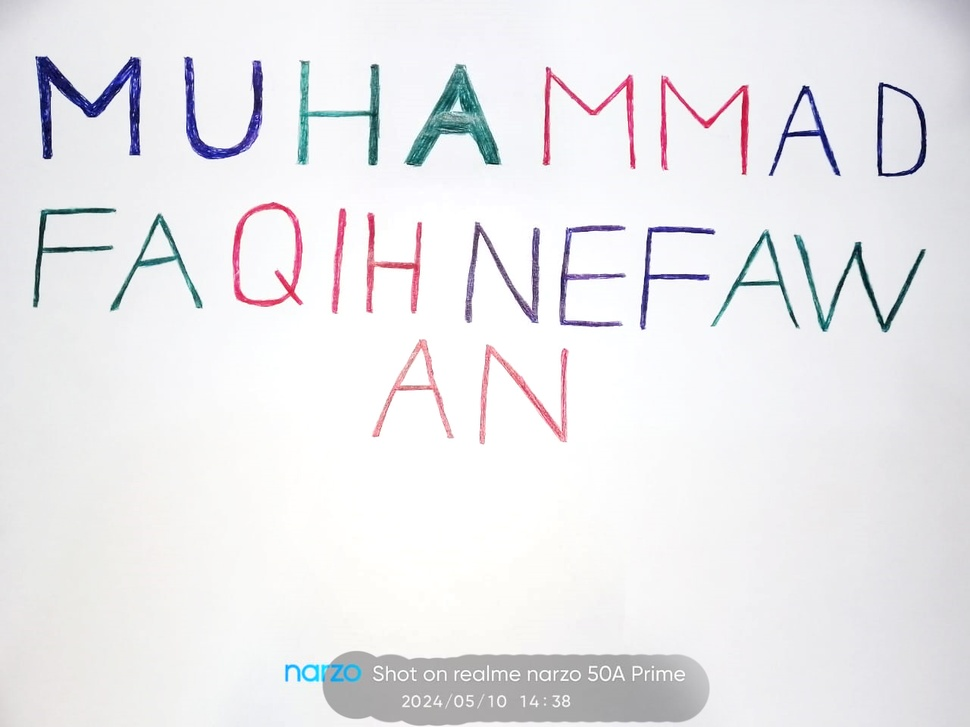
#> input picture namargb.jpg, 970 x 727 px, shrunk from 1280 x 960 before the run
$ jupyter execute PCD_UTS_202231113_2024_ITPLN.ipynb
#> lines starting #> are read from the running program, lines starting #| are printed output that depends on the picture; after the words box and inside, x2 and y2 are one past the last pixel; in counts of white or black regions, pixels touching at a corner belong together
[cell 1]
import cv2
import numpy as np
import matplotlib.pyplot as plt

[cell 2]
img = cv2.imread("namargb.jpg")
#> img is the input picture: shape (727, 970, 3); mean B, G, R 235.6, 232.7, 233.4
rgbimg = cv2.cvtColor(img, cv2.COLOR_BGR2RGB)
(baris, kolom) = img.shape[:2]

[cell 3]
biru = img[:, :, 0]
hijau = img[:, :, 1]
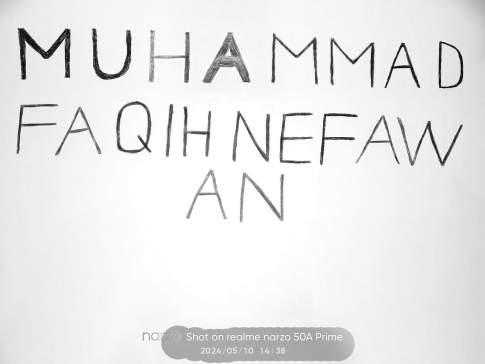
#> hijau: shape (727, 970) (shown at 1/2 size); min 0, max 255, mean 232.7
merah = img[:, :, 2]
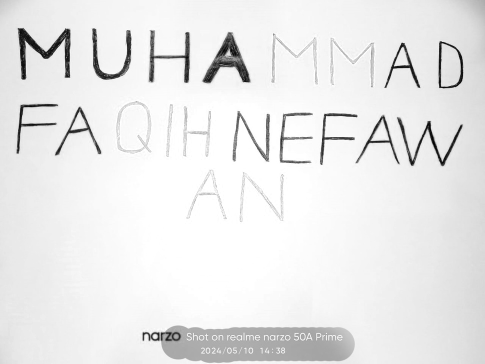
#> merah: shape (727, 970) (shown at 1/2 size); min 0, max 255, mean 233.4

[cell 4]
_, merah_binary = cv2.threshold(merah, 200, 255, cv2.THRESH_BINARY)
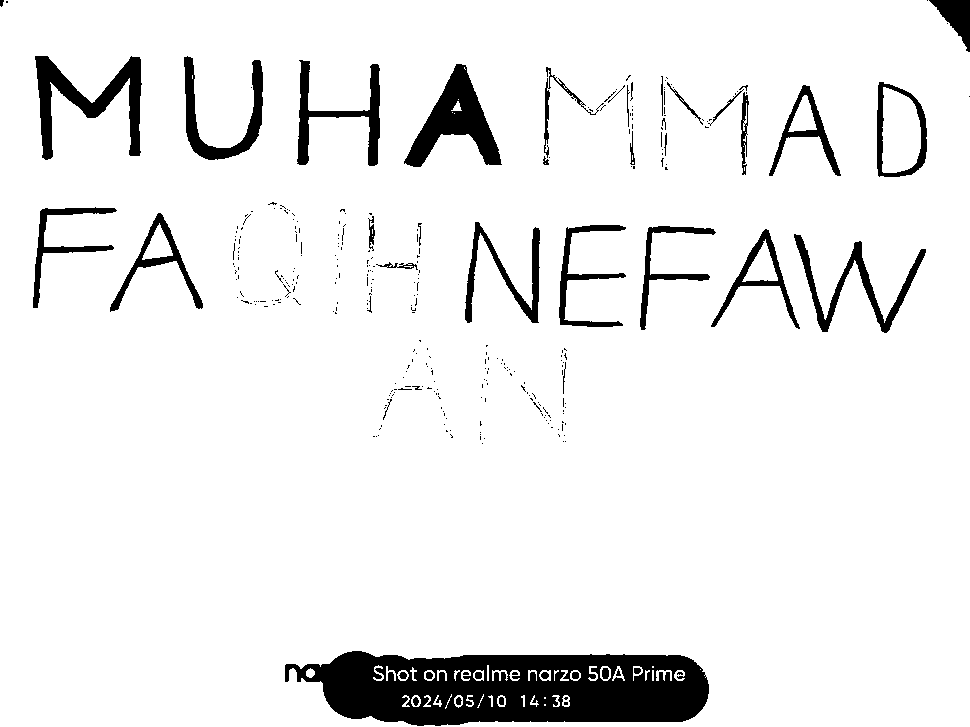
#> merah_binary: shape (727, 970); 92.5% white; 335 black regions (289 under 20 px), largest, box (x1, y1, x2, y2) and area: (285, 651, 709, 726) 22845, (404, 64, 502, 167) 4001, (35, 56, 142, 160) 3783
_, hijau_binary = cv2.threshold(hijau, 100, 255, cv2.THRESH_BINARY)
#> hijau_binary: shape (727, 970); 97.5% white; 252 black regions (205 under 20 px), largest, box (x1, y1, x2, y2) and area: (36, 56, 141, 159) 3128, (185, 57, 263, 159) 1762, (233, 202, 302, 306) 1155
_, biru_binary = cv2.threshold(biru, 120, 255, cv2.THRESH_BINARY)
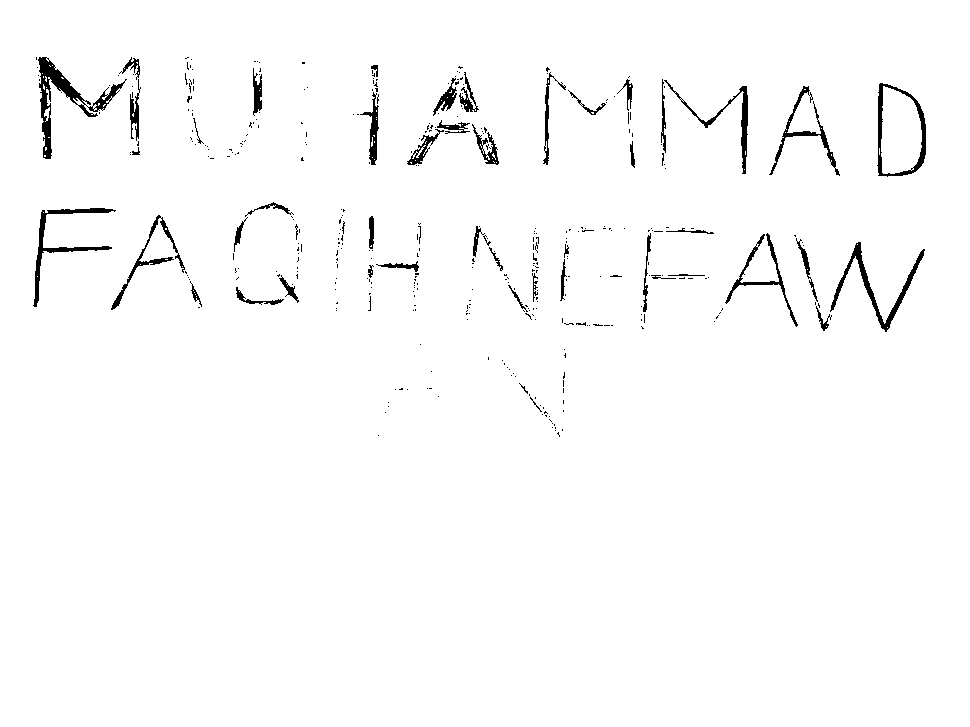
#> biru_binary: shape (727, 970); 98% white; 390 black regions (340 under 20 px), largest, box (x1, y1, x2, y2) and area: (38, 57, 127, 159) 1652, (830, 242, 925, 332) 1095, (33, 208, 116, 307) 986

[cell 5]
fig, axs = plt.subplots(2,2, figsize=(12,8))
axs[0, 0].imshow(rgbimg)
axs[0, 0].set_title('Citra Asli')

axs[0, 1].imshow(biru_binary, cmap='gray')
axs[0, 1].set_title('Biru')

axs[1, 0].imshow(hijau_binary, cmap='gray')
axs[1, 0].set_title('Hijau')

axs[1, 1].imshow(merah_binary, cmap='gray')
axs[1, 1].set_title('Deteksi Warna Merah')

plt.show()

[cell 6]
fig, axs = plt.subplots(2,2, figsize=(12,8),)
axs[0, 0].hist(rgbimg.ravel(),256,[0,256], color='black')
axs[0, 0].set_title('Histogram Citra Asli')

axs[0, 1].hist(biru_binary.ravel(), 256, [0, 256], color='blue')
axs[0, 1].set_title('Histogram Biru')

axs[1, 0].hist(hijau_binary.ravel(), 256, [0, 256], color='green')
axs[1, 0].set_title('Histogram Hijau')

axs[1, 1].hist(merah_binary.ravel(), 256, [0, 256], color='red')
axs[1, 1].set_title('Histogram Merah')

plt.show()
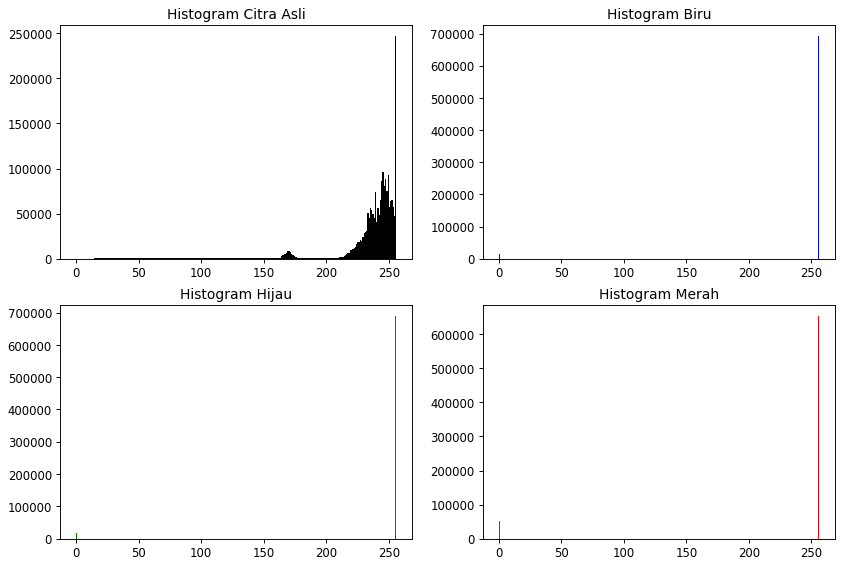
#> figure drawn by matplotlib, 4 panels; panel 1: tallest bar 246496 high, from x = 255 to 256; panel 2: tallest bar 691129 high, from x = 255 to 256; panel 3: tallest bar 687877 high, from x = 255 to 256; panel 4: tallest bar 652061 high, from x = 255 to 256

[cell 7]
_, thresh_merah = cv2.threshold(merah_binary, 0, 255, cv2.THRESH_BINARY_INV + cv2.THRESH_OTSU)
_, thresh_biru = cv2.threshold(biru_binary, 0, 255, cv2.THRESH_BINARY_INV + cv2.THRESH_OTSU)
_, thresh_hijau = cv2.threshold(hijau_binary, 0, 255, cv2.THRESH_BINARY_INV + cv2.THRESH_OTSU)

thresh_red_blue = cv2.bitwise_or(thresh_merah, thresh_biru)
thresh_red_green_blue = cv2.bitwise_or(cv2.bitwise_or(thresh_merah, thresh_biru), thresh_hijau)
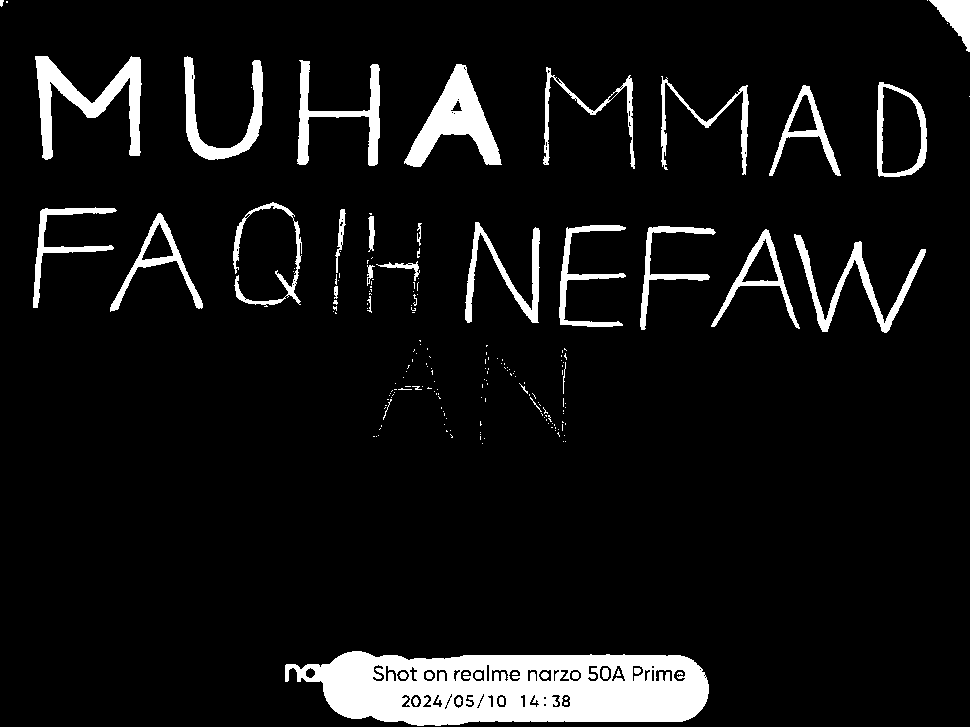
#> thresh_red_green_blue: shape (727, 970); 7.9% white; 200 white regions (157 under 20 px), largest, box (x1, y1, x2, y2) and area: (285, 651, 709, 726) 22845, (404, 64, 502, 167) 4001, (35, 56, 142, 160) 3783

[cell 8]
fig, axs = plt.subplots(2, 2, figsize=(12, 8))

none_img = np.zeros_like(thresh_biru)
axs[0, 0].imshow(none_img, cmap='gray')
axs[0, 0].set_title('None')

axs[0, 1].imshow(thresh_biru, cmap='gray')
axs[0, 1].set_title('Blue')

axs[1, 0].imshow(thresh_red_blue, cmap='gray')
axs[1, 0].set_title('Red-Blue')

axs[1, 1].imshow(thresh_red_green_blue, cmap='gray')
axs[1, 1].set_title('Red-Green-Blue')

plt.show()
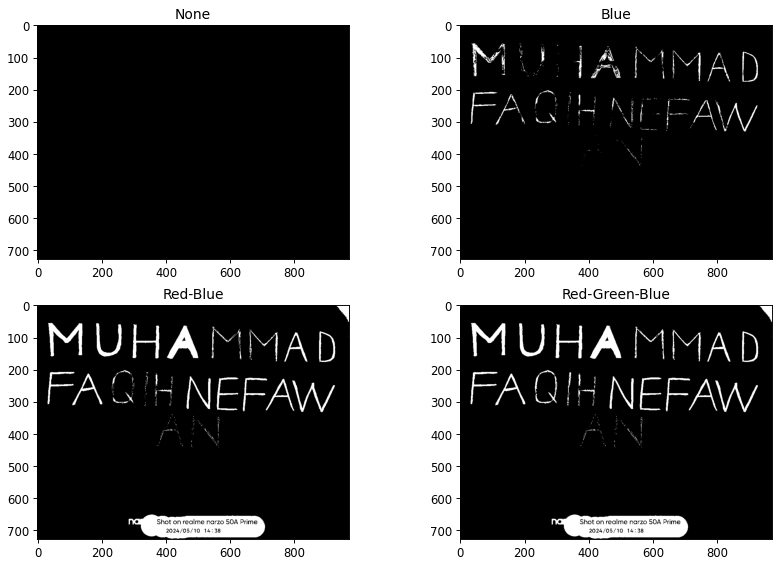
#> figure drawn by matplotlib, 4 panels

$ run again, with Hasil deteksi warna.png saved as namargb.jpg
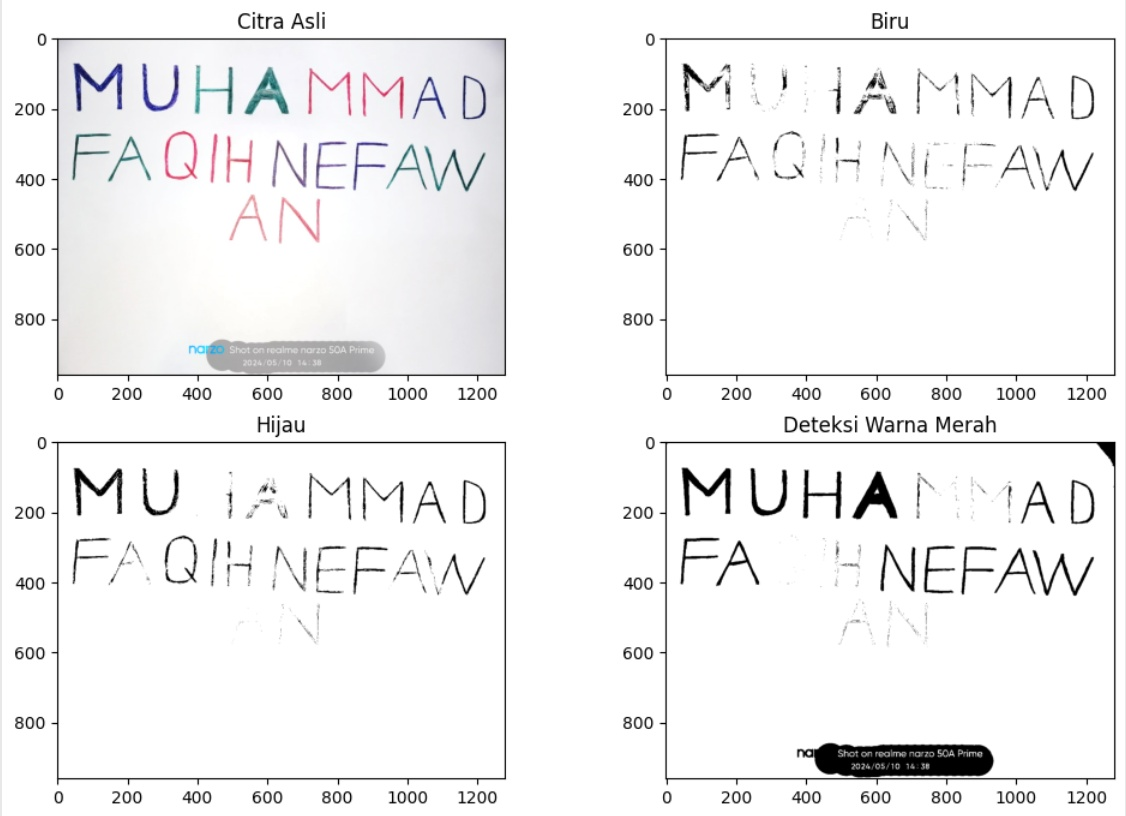
#> input picture Hasil deteksi warna.png, 1126 x 816 px
#> img is the input picture: shape (816, 1126, 3); mean B, G, R 242.3, 241.8, 241.9
#> `_, merah_binary = cv2.threshold(merah, 200, 255, cv2.THRESH_BINARY)`:
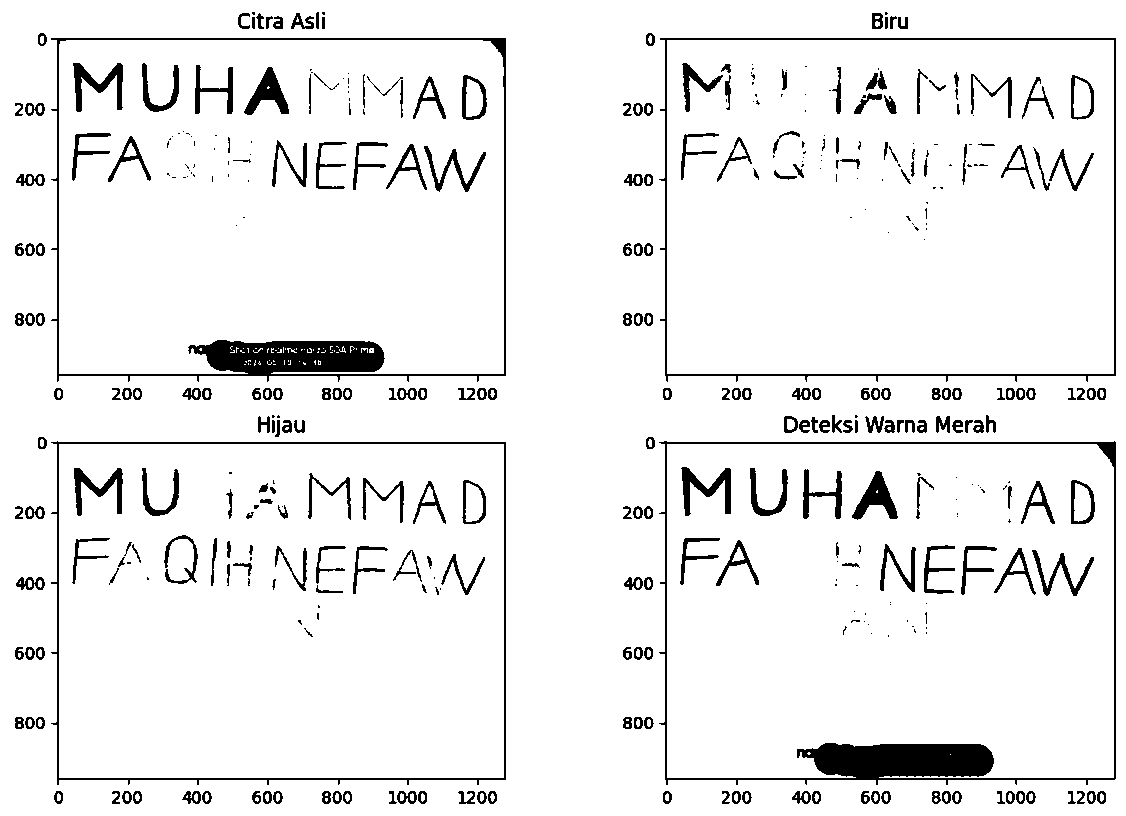
#> merah_binary: shape (816, 1126); 93.3% white; 412 black regions (150 under 20 px), largest, box (x1, y1, x2, y2) and area: (659, 441, 1116, 785) 9145, (51, 38, 506, 382) 8544, (659, 38, 1116, 382) 3268
#> hijau_binary: shape (816, 1126); 96.9% white; 493 black regions (246 under 20 px), largest, box (x1, y1, x2, y2) and area: (814, 743, 993, 777) 4897, (660, 442, 1115, 784) 1826, (660, 38, 1115, 381) 1636
#> biru_binary: shape (816, 1126); 96.4% white; 469 black regions (205 under 20 px), largest, box (x1, y1, x2, y2) and area: (797, 743, 993, 777) 5182, (660, 38, 1115, 381) 2420, (660, 442, 1115, 785) 2168
#> `plt.show()`:
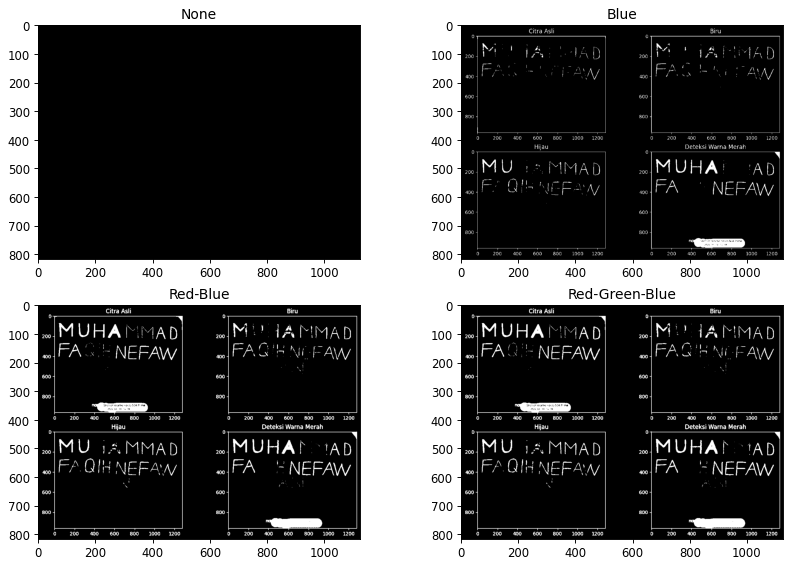
#> figure drawn by matplotlib, 4 panels

$ run again, with Histogram deteksi warna.png saved as namargb.jpg
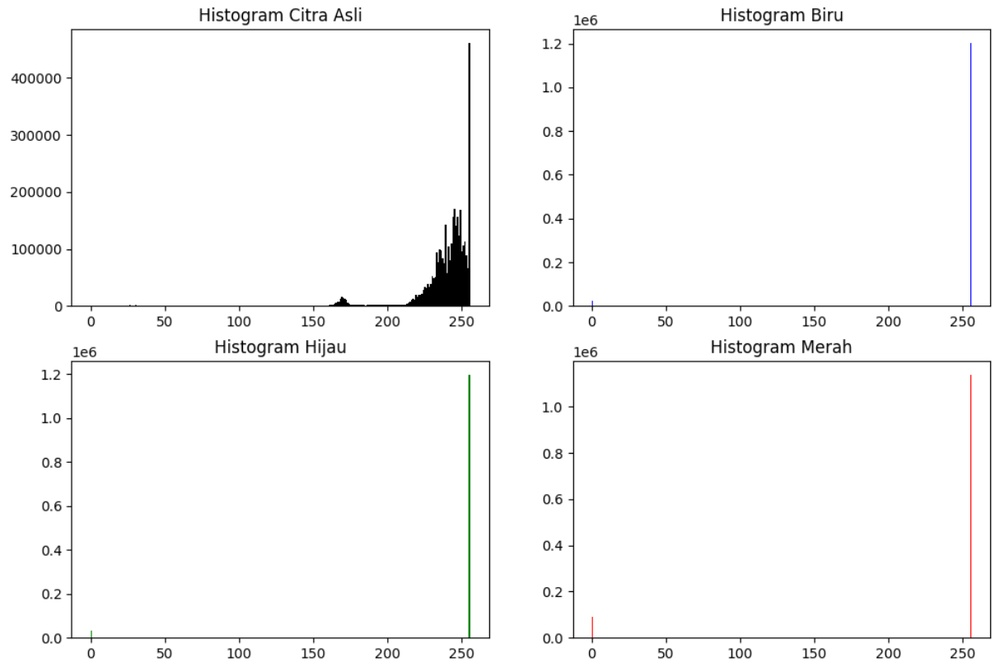
#> input picture Histogram deteksi warna.png, 1000 x 667 px, shrunk from 1214 x 810 before the run
#> img is the input picture: shape (667, 1000, 3); mean B, G, R 248.7, 248.7, 248.7
#> `_, merah_binary = cv2.threshold(merah, 200, 255, cv2.THRESH_BINARY)`:
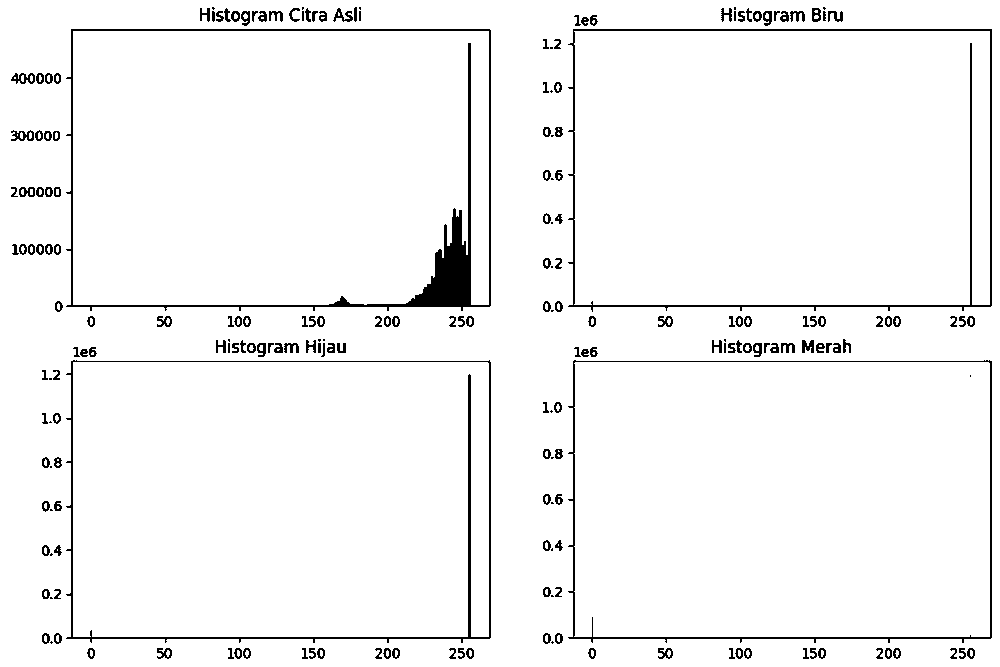
#> merah_binary: shape (667, 1000); 96.2% white; black in thin lines or dots
#> hijau_binary: shape (667, 1000); 98.1% white; 278 black regions (149 under 20 px), largest, box (x1, y1, x2, y2) and area: (67, 29, 490, 310) 4238, (569, 29, 991, 310) 1696, (67, 361, 490, 638) 996
#> biru_binary: shape (667, 1000); 97.6% white; black in thin lines or dots
#> thresh_merah: shape (667, 1000); 3.8% white in thin lines or dots
#> thresh_biru: shape (667, 1000); 2.4% white in thin lines or dots
#> thresh_red_blue: shape (667, 1000); 3.8% white in thin lines or dots
#> `plt.show()`:
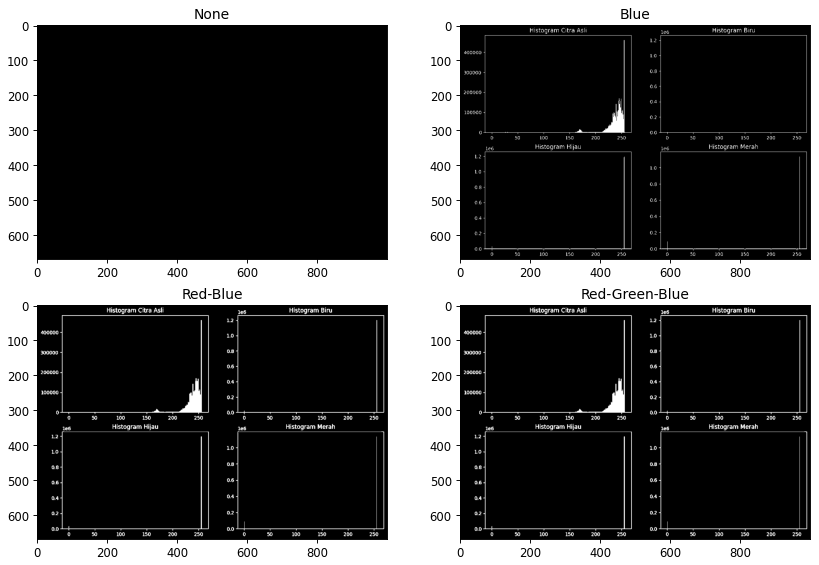
#> figure drawn by matplotlib, 4 panels
